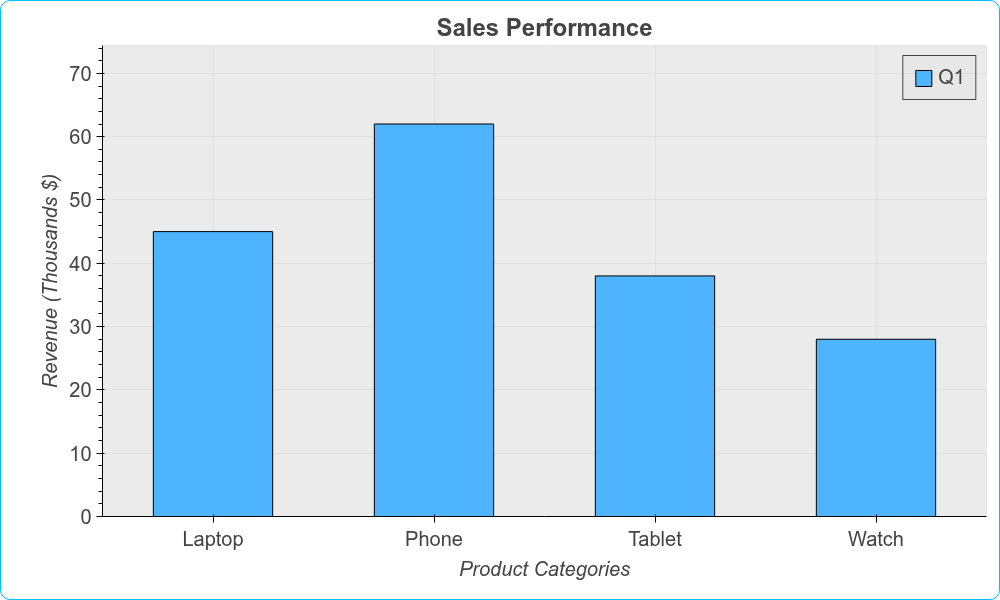

Reproduce this figure in Python.

import bokeh_rocks as br
from bokeh.io import show
import pandas as pd

# Test dataset
df_test = pd.DataFrame(
    {
        "Product": ["Laptop", "Phone", "Tablet", "Watch"],
        "Q1": [45, 62, 38, 28],
        "Q2": [52, 58, 42, 35],
        "Q3": [48, 65, 45, 32],
    }
)

p0 = br.bar(
    df_test.iloc[:, :2],
    kind="vgroup",
    title="Sales Performance",
    xlabel="Product Categories",
    ylabel="Revenue (Thousands $)",
    theme="light",
    legend_outside=False,
    sh=0,
    width=1000,
    height=600,
    output_path="output/bar_04",
)
show(p0)
br.save_plot(p0, "output/bar_04")
